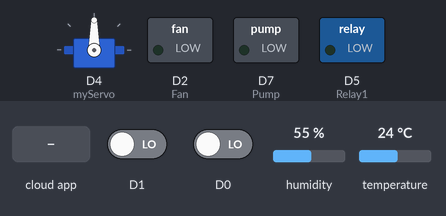
A sketch run on a simulated ESP8266 (NodeMCU). Shown: servo, switched loads named in the sketch (green lamp = pin HIGH). The test bench sets the inputs (shaded band); at power-on: D1 LOW, D0 LOW, humidity 55 %, temperature 24 °C. WiFi joins after 1.5 s; servers stay silent unless stated; no MQTT or app messages arrive unless stated; what the sketch prints to the serial monitor is not drawn.

Above: at 2.7 s.
2.8 s: D1 driven HIGH
At 16.7 s:
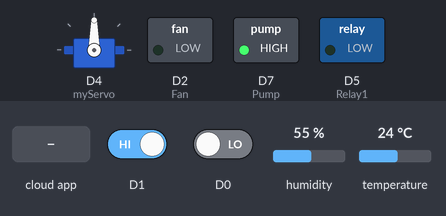
16.8 s: the phone or cloud app sets Light to ON
At 19.3 s:
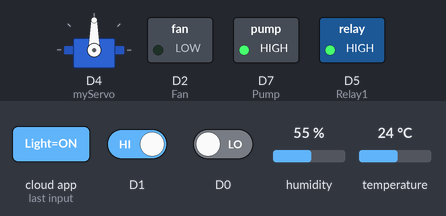
20.0 s: the phone or cloud app sets Fan to OFF
At 21.2 s:
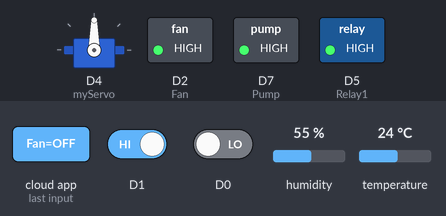
21.5 s: the phone or cloud app sets Door to OFF
At 22.4 s:
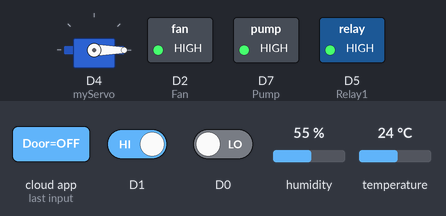
23.0 s: D0 driven HIGH
At 23.5 s:
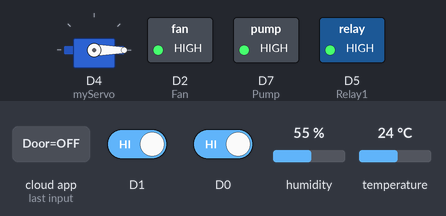
37.0 s: the phone or cloud app sets Door to ON
Timing chart, 0 to 40.1 s (numbered marks = the images above; inputs shaded):
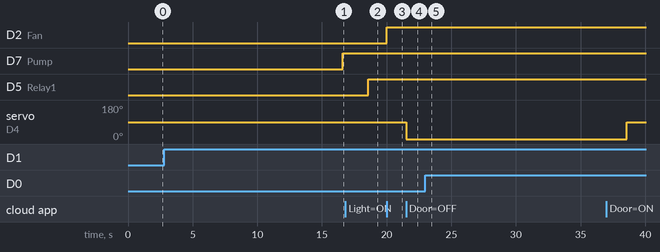

The sketch:

CodeIoTSmartHome.ino
```cpp
#include <ESP8266WiFi.h>
#include "Adafruit_MQTT.h"
#include "Adafruit_MQTT_Client.h"
#include <Servo.h>
#include "DHT.h"
#include <ESP_Mail_Client.h>
//#include <SimpleDHT.h>
#define Relay1            D5
#define Fan               D2
#define DHTPIN            D3
#define DHTTYPE DHT11
int Pump = 13;            //D7
Servo myServo;

#define WIFI_SSID       "IOTGhostRider"             // Your SSID
#define WIFI_PASS       "00112233445"        // Your password
#define SMTP_HOST "smtp.gmail.com"
#define SMTP_PORT 465
/* The sign in credentials */
#define AUTHOR_EMAIL "dinhtanthanh001@gmail.com"
#define AUTHOR_PASSWORD "kghsbrnoymlpxtzi"
/* Recipient's email*/
#define RECIPIENT_EMAIL "cnweb19ce004@gmail.com"

/* The SMTP Session object used for Email sending */
SMTPSession smtp;
/************************* Adafruit.io Setup *********************************/

#define AIO_SERVER      "io.adafruit.com"
#define AIO_SERVERPORT  1883                   // use 8883 for SSL
#define AIO_USERNAME    "ttanh19ce"            // Replace it with your username
#define AIO_KEY         "aio_vpzU74HPhDuPpawn6UjA8gZSsptD"   // Replace with your Project Auth Key
// DHT sensor
DHT dht(DHTPIN, DHTTYPE, 15);
/************ Global State (you don't need to change this!) ******************/

// Create an ESP8266 WiFiClient class to connect to the MQTT server.
WiFiClient client;
// or... use WiFiFlientSecure for SSL
//WiFiClientSecure client;

// Setup the MQTT client class by passing in the WiFi client and MQTT server and login details.
Adafruit_MQTT_Client mqtt(&client, AIO_SERVER, AIO_SERVERPORT, AIO_USERNAME, AIO_KEY);

/****************************** Feeds ***************************************/


// Setup a feed called 'onoff' for subscribing to changes.
Adafruit_MQTT_Subscribe Light1 = Adafruit_MQTT_Subscribe(&mqtt, AIO_USERNAME"/feeds/Light"); // FeedName
Adafruit_MQTT_Subscribe Fan1 = Adafruit_MQTT_Subscribe(&mqtt, AIO_USERNAME"/feeds/Fan");
Adafruit_MQTT_Subscribe Door = Adafruit_MQTT_Subscribe(&mqtt, AIO_USERNAME"/feeds/Door");
Adafruit_MQTT_Publish Temperature1 = Adafruit_MQTT_Publish(&mqtt, AIO_USERNAME"/feeds/Temperature");
Adafruit_MQTT_Publish Humidity1 = Adafruit_MQTT_Publish(&mqtt, AIO_USERNAME"/feeds/Humidity");

//int pinDHT11 = 0; //D3
//SimpleDHT11 dht11(pinDHT11);
//byte hum = 0;
//byte temp = 0;
void MQTT_connect();
void smtpCallback(SMTP_Status status);
void setup() {
  Serial.begin(9600);
  dht.begin();
  pinMode(D3,OUTPUT);
  pinMode(Relay1, OUTPUT);
  pinMode(Fan, OUTPUT);
  pinMode(Pump, OUTPUT);
  myServo.attach(D4);  // GPIO2 (D4)

  // Connect to WiFi access point.
  Serial.println(); Serial.println();
  Serial.print("Connecting to ");
  Serial.println(WIFI_SSID);

  WiFi.begin(WIFI_SSID, WIFI_PASS);
  while (WiFi.status() != WL_CONNECTED) {
    delay(500);
    Serial.print(".");
  }
  Serial.println();
  Serial.println("WiFi connected");
  Serial.println("IP address: ");
  Serial.println(WiFi.localIP());


  // Setup MQTT subscription for onoff feed.
  mqtt.subscribe(&Light1);
  mqtt.subscribe(&Fan1);
  mqtt.subscribe(&Door);

}

void loop() {

  MQTT_connect();
  Adafruit_MQTT_Subscribe *subscription;
  while ((subscription = mqtt.readSubscription(5000))) {
    if (subscription == &Light1) {
      Serial.print(F("Got: "));
      Serial.println((char *)Light1.lastread);
      int Light1_State = atoi((char *)Light1.lastread);
      digitalWrite(Relay1, !(Light1_State));
      Serial.println("Gia tri Light:");
      Serial.println(Light1_State);
      }
    if (subscription == &Fan1) {
      Serial.print(F("Got: "));
      Serial.println((char *)Fan1.lastread);
      int Fan1_State = atoi((char *)Fan1.lastread);
      digitalWrite(Fan, !(Fan1_State));
      }
    if (subscription == &Door) {
      Serial.println("Cua chinh:");
      Serial.println((char*) Door.lastread);
      if (!strcmp((char*) Door.lastread, "ON"))
      {
       myServo.write(90);
    }
      if (!strcmp((char*) Door.lastread, "OFF"))
      {
       myServo.write(0);
    }
    }
  }
  int humidity_data = (int)dht.readHumidity();
  int temperature_data = (int)dht.readTemperature();
  // PUBLISH DATA
  if (! Temperature1.publish(temperature_data))
    Serial.println(F("Failed to publish temperature"));
  else
    Serial.println(F("Temperature published!"));

  if (! Humidity1.publish(humidity_data))
    Serial.println(F("Failed to publish humidity"));
  else
    Serial.println(F("Humidity published!"));
    delay(10000);
  int gas = digitalRead(D0);
  int Fire = digitalRead(D1);
  /** Enable the debug via Serial port
   * none debug or 0
   * basic debug or 1
  */
  smtp.debug(1);

  /* Set the callback function to get the sending results */
  smtp.callback(smtpCallback);

  /* Declare the session config data */
  ESP_Mail_Session session;

  /* Set the session config */
  session.server.host_name = SMTP_HOST;
  session.server.port = SMTP_PORT;
  session.login.email = AUTHOR_EMAIL;
  session.login.password = AUTHOR_PASSWORD;
  session.login.user_domain = "";

  /* Declare the message class */
  SMTP_Message messageGas;
  SMTP_Message messageFire;

  /* Set the message headers */
  if (gas == 1){
    Serial.println("Co gas");
    messageGas.sender.name = "SmartHome";
    messageGas.sender.email = AUTHOR_EMAIL;
    messageGas.subject = "Canh bao khi gas";
    messageGas.addRecipient("Sara", RECIPIENT_EMAIL);
    String textMsg = "Canh bao co khi gas trong nha";
    messageGas.text.content = textMsg.c_str();
    messageGas.text.charSet = "us-ascii";
    messageGas.text.transfer_encoding = Content_Transfer_Encoding::enc_7bit;
    messageGas.priority = esp_mail_smtp_priority::esp_mail_smtp_priority_low;
    messageGas.response.notify = esp_mail_smtp_notify_success | esp_mail_smtp_notify_failure | esp_mail_smtp_notify_delay;
    gas = 0;
    delay(1000);
  /* Connect to server with the session config */
    if (!smtp.connect(&session))
      return;

  /* Start sending Email and close the session */
    if (!MailClient.sendMail(&smtp, &messageGas))
      Serial.println("Error sending Email, " + smtp.errorReason());
  }
  if (Fire == 1){
    Serial.println("Co lua, khoi");
    digitalWrite(Pump, HIGH);     // mo voi cuu hoa
    myServo.write(90);            // mo cua chinh
    messageFire.sender.name = "SmartHome";
    messageFire.sender.email = AUTHOR_EMAIL;
    messageFire.subject = "Canh bao chay";
    messageFire.addRecipient("Sara", RECIPIENT_EMAIL);
    String textMsg = "Canh bao co lua chay trong nha";
    messageFire.text.content = textMsg.c_str();
    messageFire.text.charSet = "us-ascii";
    messageFire.text.transfer_encoding = Content_Transfer_Encoding::enc_7bit;
    messageFire.priority = esp_mail_smtp_priority::esp_mail_smtp_priority_low;
    messageFire.response.notify = esp_mail_smtp_notify_success | esp_mail_smtp_notify_failure | esp_mail_smtp_notify_delay;
    Fire = 0;
    delay(1000);
  /* Connect to server with the session config */
    if (!smtp.connect(&session))
      return;

  /* Start sending Email and close the session */
    if (!MailClient.sendMail(&smtp, &messageFire))
      Serial.println("Error sending Email, " + smtp.errorReason());
  }
  }


void MQTT_connect() {
  int8_t ret;

  // Stop if already connected.
  if (mqtt.connected()) {
    return;
  }

  Serial.print("Connecting to MQTT... ");

  uint8_t retries = 3;

  while ((ret = mqtt.connect()) != 0) { // connect will return 0 for connected
    Serial.println(mqtt.connectErrorString(ret));
    Serial.println("Retrying MQTT connection in 5 seconds...");
    mqtt.disconnect();
    delay(5000);  // wait 5 seconds
    retries--;
    if (retries == 0) {
      // basically die and wait for WDT to reset me
      while (1);
    }
  }
  Serial.println("MQTT Connected!");

}
/* Callback function to get the Email sending status */
void smtpCallback(SMTP_Status status){
  /* Print the current status */
  Serial.println(status.info());

  /* Print the sending result */
  if (status.success()){
    Serial.println("----------------");
    ESP_MAIL_PRINTF("Message sent success: %d\n", status.completedCount());
    ESP_MAIL_PRINTF("Message sent failled: %d\n", status.failedCount());
    Serial.println("----------------\n");
    struct tm dt;

    for (size_t i = 0; i < smtp.sendingResult.size(); i++){
      /* Get the result item */
      SMTP_Result result = smtp.sendingResult.getItem(i);
      time_t ts = (time_t)result.timestamp;
      localtime_r(&ts, &dt);

      ESP_MAIL_PRINTF("Message No: %d\n", i + 1);
      ESP_MAIL_PRINTF("Status: %s\n", result.completed ? "success" : "failed");
      ESP_MAIL_PRINTF("Date/Time: %d/%d/%d %d:%d:%d\n", dt.tm_year + 1900, dt.tm_mon + 1, dt.tm_mday, dt.tm_hour, dt.tm_min, dt.tm_sec);
      ESP_MAIL_PRINTF("Recipient: %s\n", result.recipients);
      ESP_MAIL_PRINTF("Subject: %s\n", result.subject);
    }
    Serial.println("----------------\n");
  }
}
```

Measured:
- after the input at 2.8 s, D7 (Pump): LOW → HIGH after 13.8 s
- after the input at 16.8 s, D5 (Relay1): LOW → HIGH after 1.8 s
- after the input at 20.0 s, D2 (Fan): LOW → HIGH at once
- after the input at 21.5 s, servo on D4 (myServo): 90° → 0° at once
- after the input at 23.0 s, servo on D4 (myServo): stays 0° (without the input it goes to 90° after 13.6 s)
